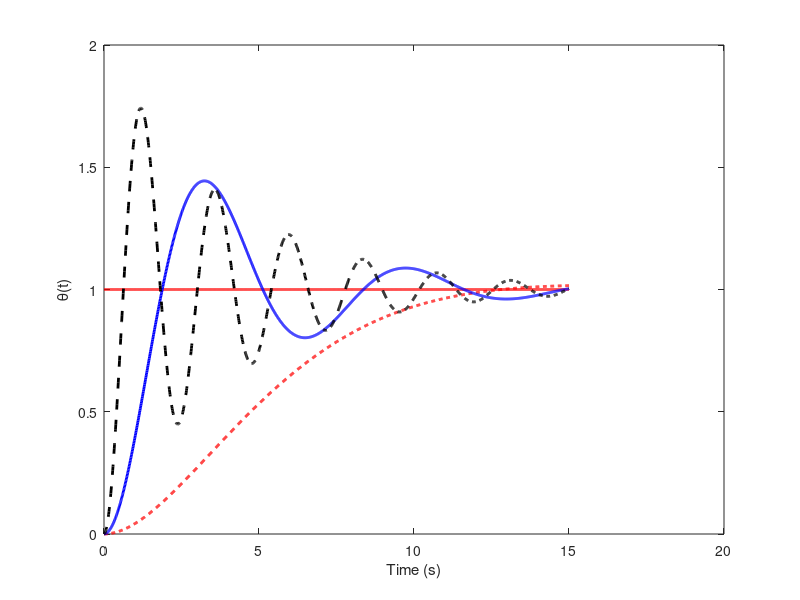

Write the MATLAB code that produced this figure.
%%
clear;clc
dt=0.01;t=0:dt:15;
ks1=0.1;ks2=1;ks3=7;
imp1=impulse(tf([0 0 ks1],[1 0.5 ks1]),t);
imp2=impulse(tf([0 0 ks2],[1 0.5 ks2]),t);
imp3=impulse(tf([0 0 ks3],[1 0.5 ks3]),t);

r=ones(1,length(t));
y1=conv(r,imp1)*dt;
y2=conv(r,imp2)*dt;
y3=conv(r,imp3)*dt;
figure(1);clf;
plot(t,r,'r','LineWidth',2);hold on;
plot(t,y1(1:length(t)),'r--','Linewidth',2);
plot(t,y2(1:length(t)),'b','Linewidth',2);
plot(t,y3(1:length(t)),'k--','Linewidth',2);
xlabel('Time (s)');ylabel('\theta(t)');